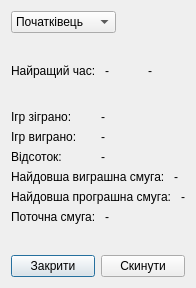
<?xml version="1.0" encoding="UTF-8"?>
<ui version="4.0">
 <class>Statistics</class>
 <widget class="QDialog" name="Statistics">
  <property name="geometry">
   <rect>
    <x>0</x>
    <y>0</y>
    <width>186</width>
    <height>288</height>
   </rect>
  </property>
  <property name="windowTitle">
   <string>Статистика</string>
  </property>
  <layout class="QGridLayout" name="gridLayout">
   <item row="0" column="0">
    <layout class="QHBoxLayout" name="horizontalLayout_7">
     <item>
      <widget class="QComboBox" name="boxDifficulty">
       <property name="minimumSize">
        <size>
         <width>91</width>
         <height>22</height>
        </size>
       </property>
       <item>
        <property name="text">
         <string>Початківець</string>
        </property>
       </item>
       <item>
        <property name="text">
         <string>Середній</string>
        </property>
       </item>
       <item>
        <property name="text">
         <string>Продвинутий</string>
        </property>
       </item>
      </widget>
     </item>
     <item>
      <spacer name="horizontalSpacer">
       <property name="orientation">
        <enum>Qt::Horizontal</enum>
       </property>
       <property name="sizeHint" stdset="0">
        <size>
         <width>40</width>
         <height>20</height>
        </size>
       </property>
      </spacer>
     </item>
    </layout>
   </item>
   <item row="1" column="0">
    <spacer name="verticalSpacer">
     <property name="orientation">
      <enum>Qt::Vertical</enum>
     </property>
     <property name="sizeHint" stdset="0">
      <size>
       <width>20</width>
       <height>20</height>
      </size>
     </property>
    </spacer>
   </item>
   <item row="2" column="0">
    <layout class="QHBoxLayout" name="horizontalLayout">
     <item>
      <widget class="QLabel" name="labelBestTime">
       <property name="text">
        <string>Найращий час: </string>
       </property>
      </widget>
     </item>
     <item>
      <widget class="QLabel" name="insertBestTime">
       <property name="text">
        <string>-</string>
       </property>
      </widget>
     </item>
     <item>
      <widget class="QLabel" name="insertDate">
       <property name="text">
        <string>-</string>
       </property>
      </widget>
     </item>
    </layout>
   </item>
   <item row="3" column="0">
    <spacer name="verticalSpacer_2">
     <property name="orientation">
      <enum>Qt::Vertical</enum>
     </property>
     <property name="sizeHint" stdset="0">
      <size>
       <width>20</width>
       <height>19</height>
      </size>
     </property>
    </spacer>
   </item>
   <item row="4" column="0">
    <layout class="QVBoxLayout" name="verticalLayout">
     <item>
      <layout class="QHBoxLayout" name="horizontalLayout_5">
       <item>
        <widget class="QLabel" name="labelPlayed">
         <property name="text">
          <string>Ігр зіграно: </string>
         </property>
        </widget>
       </item>
       <item>
        <widget class="QLabel" name="insertPlayed">
         <property name="text">
          <string>-</string>
         </property>
        </widget>
       </item>
      </layout>
     </item>
     <item>
      <layout class="QHBoxLayout" name="horizontalLayout_6">
       <item>
        <widget class="QLabel" name="labelWon">
         <property name="text">
          <string>Ігр виграно: </string>
         </property>
        </widget>
       </item>
       <item>
        <widget class="QLabel" name="insertWon">
         <property name="text">
          <string>-</string>
         </property>
        </widget>
       </item>
      </layout>
     </item>
     <item>
      <layout class="QHBoxLayout" name="horizontalLayout_8">
       <item>
        <widget class="QLabel" name="labelPercentage">
         <property name="text">
          <string>Відсоток: </string>
         </property>
        </widget>
       </item>
       <item>
        <widget class="QLabel" name="insertPercentage">
         <property name="text">
          <string>-</string>
         </property>
        </widget>
       </item>
      </layout>
     </item>
     <item>
      <layout class="QHBoxLayout" name="horizontalLayout_2">
       <item>
        <widget class="QLabel" name="labelWinStreak">
         <property name="text">
          <string>Найдовша виграшна смуга: </string>
         </property>
        </widget>
       </item>
       <item>
        <widget class="QLabel" name="insertWinStreak">
         <property name="text">
          <string>-</string>
         </property>
        </widget>
       </item>
      </layout>
     </item>
     <item>
      <layout class="QHBoxLayout" name="horizontalLayout_3">
       <item>
        <widget class="QLabel" name="labelLoseStreak">
         <property name="text">
          <string>Найдовша програшна смуга: </string>
         </property>
        </widget>
       </item>
       <item>
        <widget class="QLabel" name="insertLoseStreak">
         <property name="text">
          <string>-</string>
         </property>
        </widget>
       </item>
      </layout>
     </item>
     <item>
      <layout class="QHBoxLayout" name="horizontalLayout_4">
       <item>
        <widget class="QLabel" name="labelCurStreak">
         <property name="text">
          <string>Поточна смуга: </string>
         </property>
        </widget>
       </item>
       <item>
        <widget class="QLabel" name="insertCurStreak">
         <property name="text">
          <string>-</string>
         </property>
        </widget>
       </item>
      </layout>
     </item>
    </layout>
   </item>
   <item row="5" column="0">
    <spacer name="verticalSpacer_3">
     <property name="orientation">
      <enum>Qt::Vertical</enum>
     </property>
     <property name="sizeHint" stdset="0">
      <size>
       <width>20</width>
       <height>2</height>
      </size>
     </property>
    </spacer>
   </item>
   <item row="6" column="0">
    <layout class="QHBoxLayout" name="horizontalLayout_9">
     <item>
      <widget class="QPushButton" name="buttonClose">
       <property name="text">
        <string>Закрити</string>
       </property>
      </widget>
     </item>
     <item>
      <widget class="QPushButton" name="buttonReset">
       <property name="text">
        <string>Скинути</string>
       </property>
      </widget>
     </item>
    </layout>
   </item>
  </layout>
 </widget>
 <resources/>
 <connections/>
</ui>
